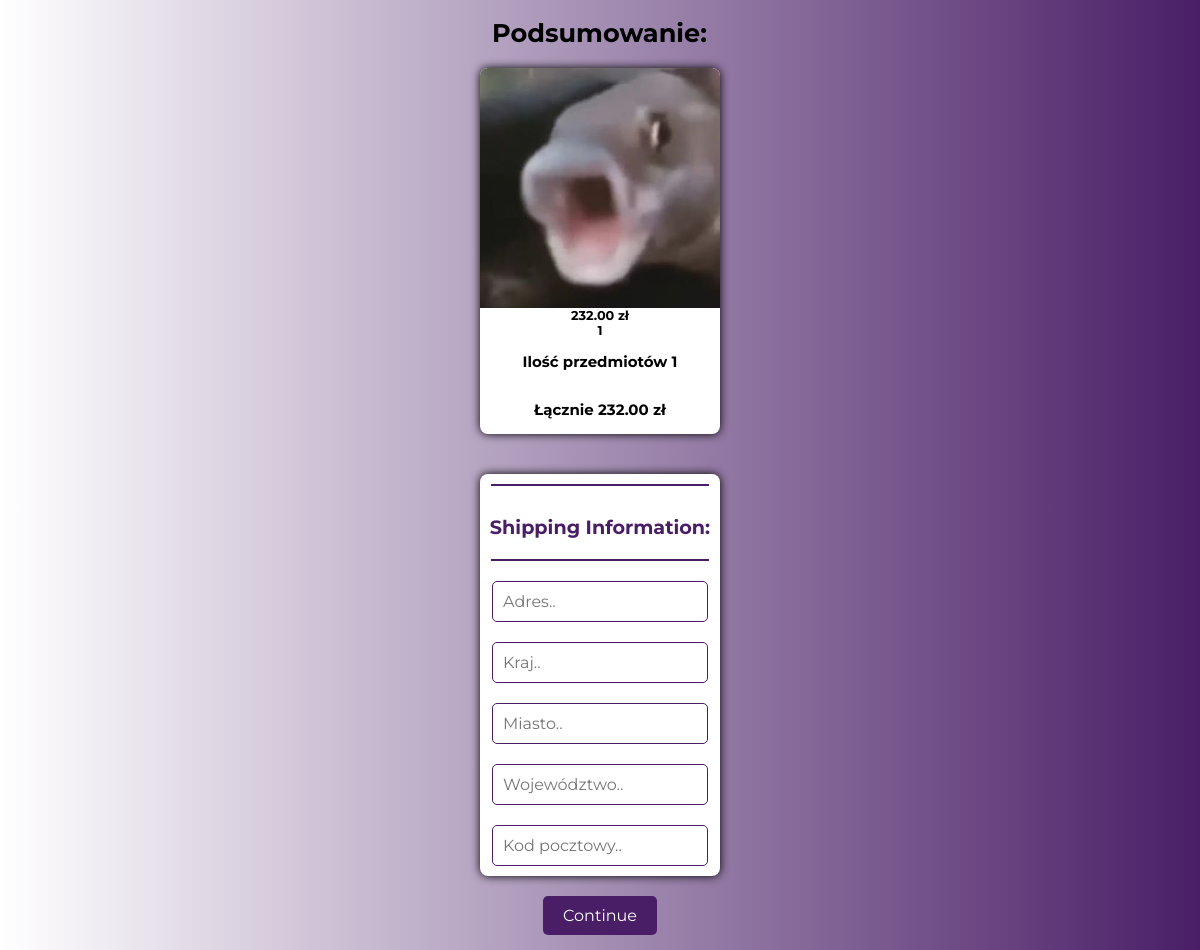
/checkout/ (signed in), run on an earlier commit of the app's database.
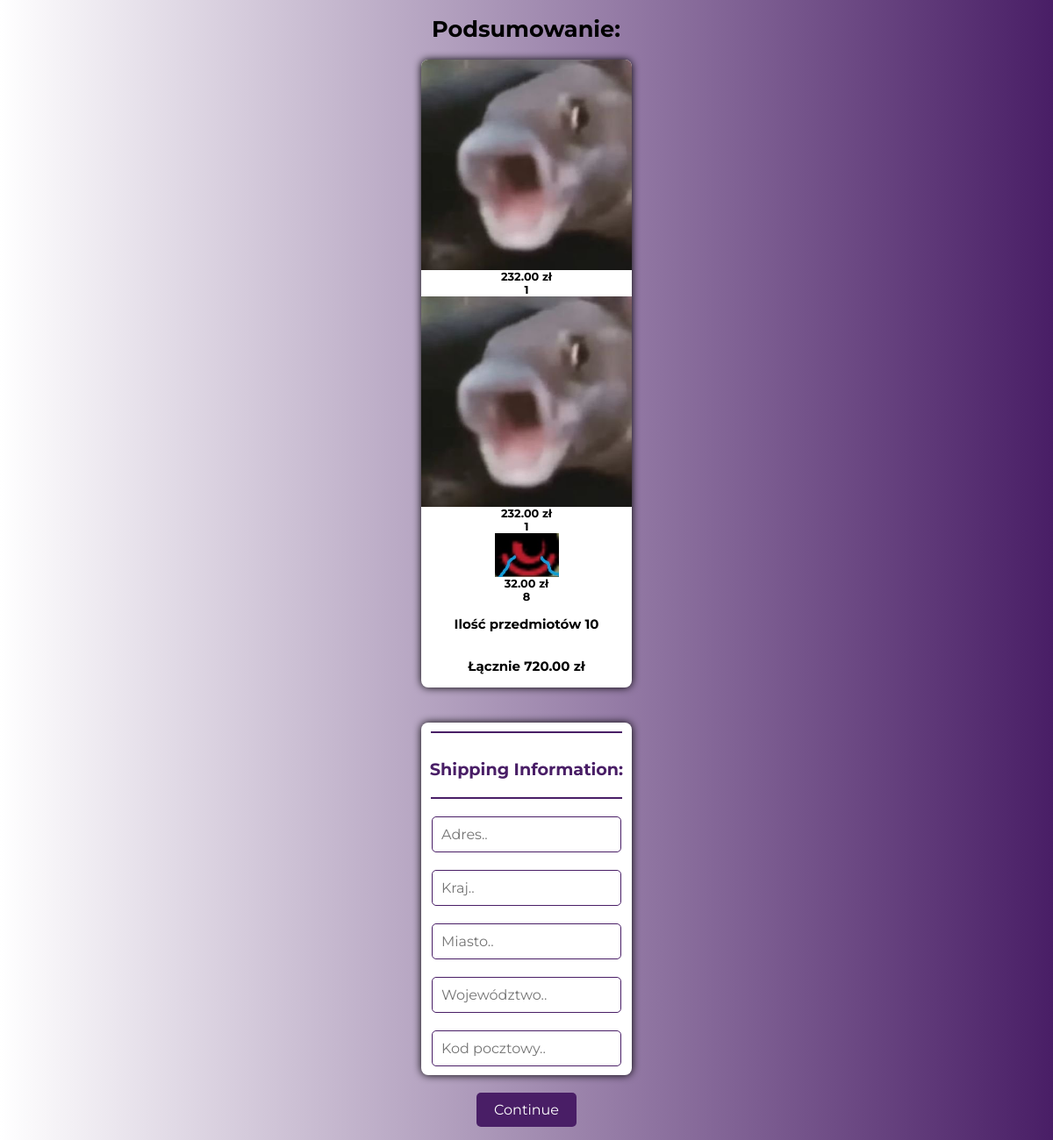
And on a later commit of the database.
### stuff/models.py (models this page shows, shortened)
class OrderItem(models.Model):
    book = models.ForeignKey(Books, on_delete = models.SET_NULL, null = True)
    order = models.ForeignKey(Order, on_delete = models.SET_NULL, null = True)
    quantity = models.IntegerField(default = 0, null = True, blank = True)
    date_added = models.DateTimeField(auto_now_add = True)
    @property
    def get_total(self):
        total = self.book.price * self.quantity
        return total

class Books(models.Model):
    author = models.CharField(max_length= 100, default = None)
    title = models.CharField(max_length=255)
    description = models.TextField(null=True,blank=True)
    price = models.DecimalField(max_digits=5, decimal_places  = 2, default = None)
    tags = models.ManyToManyField('Tag',blank=True)
    image = models.ImageField(upload_to='',null= True, blank=True)
    id = models.UUIDField(default=uuid.uuid4, unique=True,
                          primary_key=True, editable=False)
    class Meta:
        verbose_name_plural = 'Books'
        ordering = ['id']
    @property
    def imageURL(self):
        try:
            url = self.image.url
        except:
            url = ''
        return url

class Order(models.Model):
    customer = models.ForeignKey(Profile, on_delete = models.SET_NULL, null = True, blank = True)
    order_date = models.DateTimeField(auto_now_add = True)
    complete = models.BooleanField(default= False)
    transaction_id = models.CharField(max_length=100, null=True)
    @property
    def shipping(self):
        shipping = True
        return shipping
    @property
    def get_cart_total(self):
        orderitems = self.orderitem_set.all()
        total = sum([item.get_total for item in orderitems])
        return total
    @property
    def get_cart_items(self):
        orderitems = self.orderitem_set.all()
        total = sum([item.quantity for item in orderitems])
        return total

### stuff/views.py (the view)
# urls.py: path('checkout/', views.checkout,name='checkout'),
@csrf_exempt
def checkout(request):
    if request.user.is_authenticated:
        customer = request.user.profile
        order, created = Order.objects.get_or_create(customer=customer, complete = False)
        items = order.orderitem_set.all()
    else:
        items = []
        order = {'get_cart_total':0 , 'get_cart_items':0, 'shipping': True}
    context = {'items':items, 'order': order}
    return render(request, 'stuff/checkout.html', context)

### users/models.py (called while the page is built)
    def __str__(self):
        return str(self.username)

### stuff/templates/stuff/checkout.html (shortened to what this page needs)
{% load static %}
<link rel="stylesheet" href="{% static 'styles/checkoutstyle.css' %}">
<div>
    <div>
        <div>
            <h1>Podsumowanie:</h1>
            <div class="summary">
                {% for item in items %}
                    <div class="image-cont">{% if item.book.imageURL %}
                            <img src="{{ item.book.imageURL }}" alt="">
                        {% else %}
                            <img src="{% static 'images/blank.png' %}" alt="">
                        {% endif %}
                    </div>
                    <div>{{item.book.price|floatformat:2}} zł</div>
                    <div>{{item.quantity}}</div>
                {% endfor %}
                <h3>Ilość przedmiotów {{order.get_cart_items}}</h3>
                <h3>Łącznie {{order.get_cart_total|floatformat:2}} zł</h3>
            </div>
        </div>
        <div class="row">
            <div class="col-lg-6">
                <div class="box-element" id="form-wrapper">
                    <form id="form">
                            <div class="shipping-info">
                                <hr>
                                <p>Shipping Information:</p>
                                <hr>
                                <div class="form-field">
                                    <input class="form-control" type="text" name="address" placeholder="Adres..">
                                </div>
                                <div class="form-field">
                                    <input class="form-control" type="text" name="country" placeholder="Kraj..">
                                </div>
                                <div class="form-field">
                                    <input class="form-control" type="text" name="city" placeholder="Miasto..">
                                </div>
                                <div class="form-field">
                                    <input class="form-control" type="text" name="state" placeholder="Województwo..">
                                </div>
                                <div class="form-field">
                                    <input class="form-control" type="text" name="zipcode" placeholder="Kod pocztowy..">
                                </div>
                            </div>
                        </div>
                        <input id="form-button" class="btn btn-success btn-block" type="submit" value="Continue">
                </div>
                <br>
            </div>
    </div>
</div>

What changed in the data, as far as the page shows it:
added OrderItem: book.imageURL (picture), book.price "232.00", quantity "1"
added OrderItem: book.imageURL (picture), book.price "32.00", quantity "8"
computed for Order: get_cart_items "1" → "10"; get_cart_total "232.00" → "720.00"
